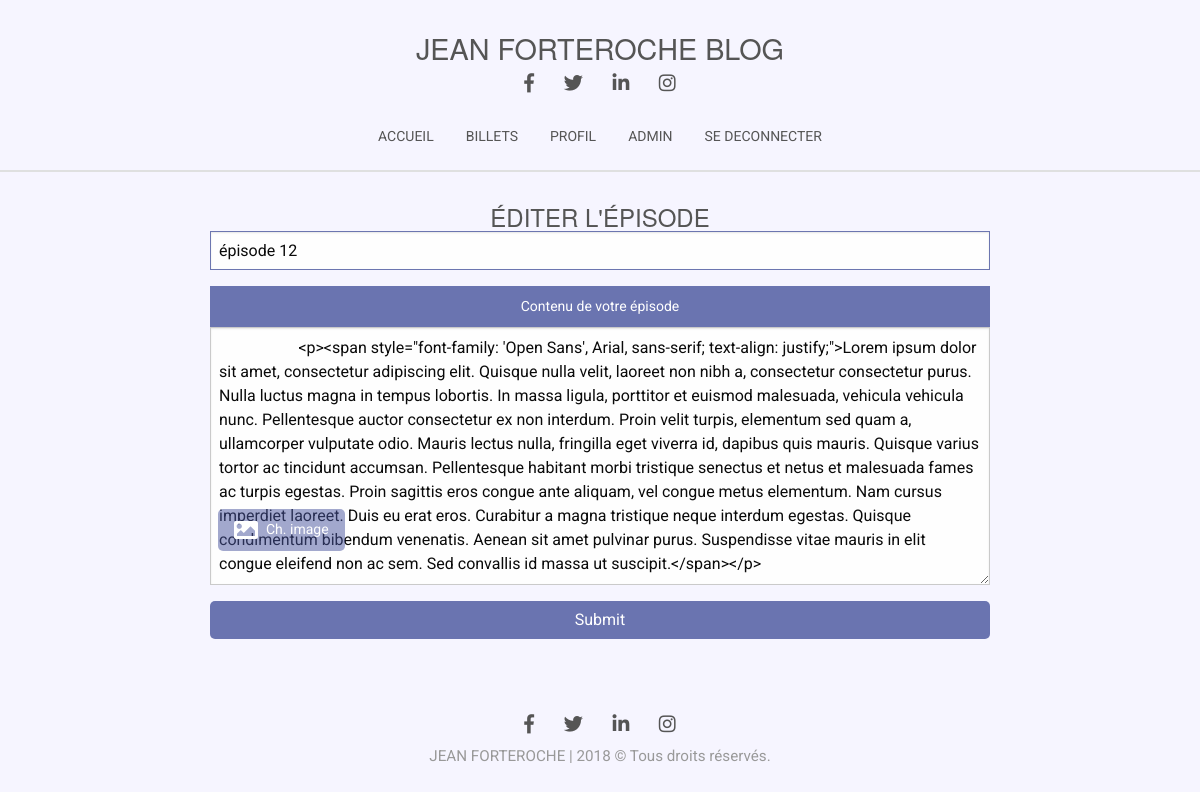
/index.php?action=editer&id=21 (signed in), run on the app's committed database.
### tables this page shows
CREATE TABLE `episodes` (
  `id` int(11) NOT NULL,
  `title` varchar(255) NOT NULL,
  `content` text NOT NULL,
  `created_date` datetime NOT NULL,
  `modif_date` datetime NOT NULL,
  `image_episode` varchar(255) NOT NULL
);

### Models/PostManager.php (called while the page is built, shortened)
<?php
class PostManager extends Manager {
    public function getPostEditer($postId) {
        $bdd = $this->dbConnect();
        if(isset($postId)) {
            $req = $bdd->prepare('SELECT id, title, content, DATE_FORMAT(modif_date, \'%d/%m/%Y\') AS modif_date_fr FROM episodes WHERE id = ?');
            $req->execute(array($postId));
            $post = $req->fetch();
            return $post;
        }
    }
}

### Views/backend/postEditView.php (the view, shortened to what this page needs)
<div class="small-12 large-8 editer-post pd-top-btm">
    <h2 class="text-center">Éditer l'épisode</h2>
    <div class="small-12 editer-post__container-form">
        <form action="index.php?action=updatePost" method="POST" enctype="multipart/form-data" class="small-12">
            <div class="form-group">
                <input type="text" name="titre" id="titre" class="editer-post__titre" placeholder="Titre de l'épisode" value="<?php echo($post['title']) ?>" required>
            </div>
            <div class="form-group">
                <label class="label-form editer-post__label-content" for="post-content">Contenu de votre épisode</label>
                <textarea name="post-content" id="post-content" class="textarea-form" cols="30" rows="10">
                    <?php echo($post['content']) ?>
                </textarea>
                <label for="img-post" class="label-form editer-post__label-file"><i class="fas fa-image"></i> Ch. image</label>
            </div>
            <div class="btn-container">
                <input class="btn-form" type="submit" />
            </div>
        </form>
    </div>
</div>
<?php require('./Views/frontend/template.php'); ?>

### public/css/styles.css (style rules this page uses)
body { font-family: "Roboto", sans-serif; }
html { height: 100%; }
body { display: flex; flex-direction: column; min-height: 100vh; background-color: #f6f5ff; color: #999999; }
h1, h2, h3 { color: #555555; font-weight: 500; text-transform: uppercase; line-height: 1.1; margin-bottom: 0; }
h2 { font-size: 1.5rem; }
.pd-top-btm { padding-top: 2rem; padding-bottom: 2rem; }
.add-post .add-post__container-form, .add-post .editer-post__container-form, .editer-post .add-post__container-form, .editer-post .editer-post__container-form { position: -webkit-sticky; position: sticky; top: 2rem; }
.add-post__titre, .add-post #mceu_11, .editer-post__titre, .editer-post #mceu_11 { border: 1px solid rgba(72, 84, 157, 0.8); }
.add-post__label-content, .editer-post__label-content { text-align: center; padding: .5rem 0; background-color: rgba(72, 84, 157, 0.8); color: #fff; }
.add-post__label-file, .editer-post__label-file { position: absolute; left: .5rem; bottom: 5.5rem; display: flex; justify-content: space-between; align-items: center; width: -webkit-fit-content; width: -moz-fit-content; width: fit-content; background-color: rgba(72, 84, 157, 0.5); color: #fff; padding: .5rem 1rem; border-radius: 5px; cursor: pointer; transition: all .3s ease; }
.add-post__label-file .fas, .editer-post__label-file .fas { font-size: 1.5rem; margin-right: .5rem; }
.add-post .btn-container, .editer-post .btn-container { margin-top: .5rem; }
.add-post .btn-container .btn-form, .editer-post .btn-container .btn-form { width: 100%; background-color: rgba(72, 84, 157, 0.8); color: #fff; border: none; padding: .6rem 2rem; cursor: pointer; border-radius: 5px; transition: all .3s ease; }

### data on the page
episodes: titre "épisode 12", post-content "<p><span style=\"font-family: 'Open Sans', Arial, sans-serif; text-align: justify;\">Lorem ipsum dolor sit amet, consectetur adipiscing elit. Quisque nulla velit, laoreet non nibh a, consectetur consectetur purus. Nulla luctus magna in tempus lobortis. In massa ligula, porttitor et euismod malesuada, vehicula vehicula nunc. Pellentesque auctor consectetur ex non interdum. Proin velit turpis, elementum sed quam a, ullamcorper vulputate odio. Mauris lectus nulla, fringilla eget viverra id, dapibus quis mauris. Quisque varius tortor ac tincidunt accumsan. Pellentesque habitant morbi tristique senectus et netus et malesuada fames ac turpis egestas. Proin sagittis eros congue ante aliquam, vel…"
